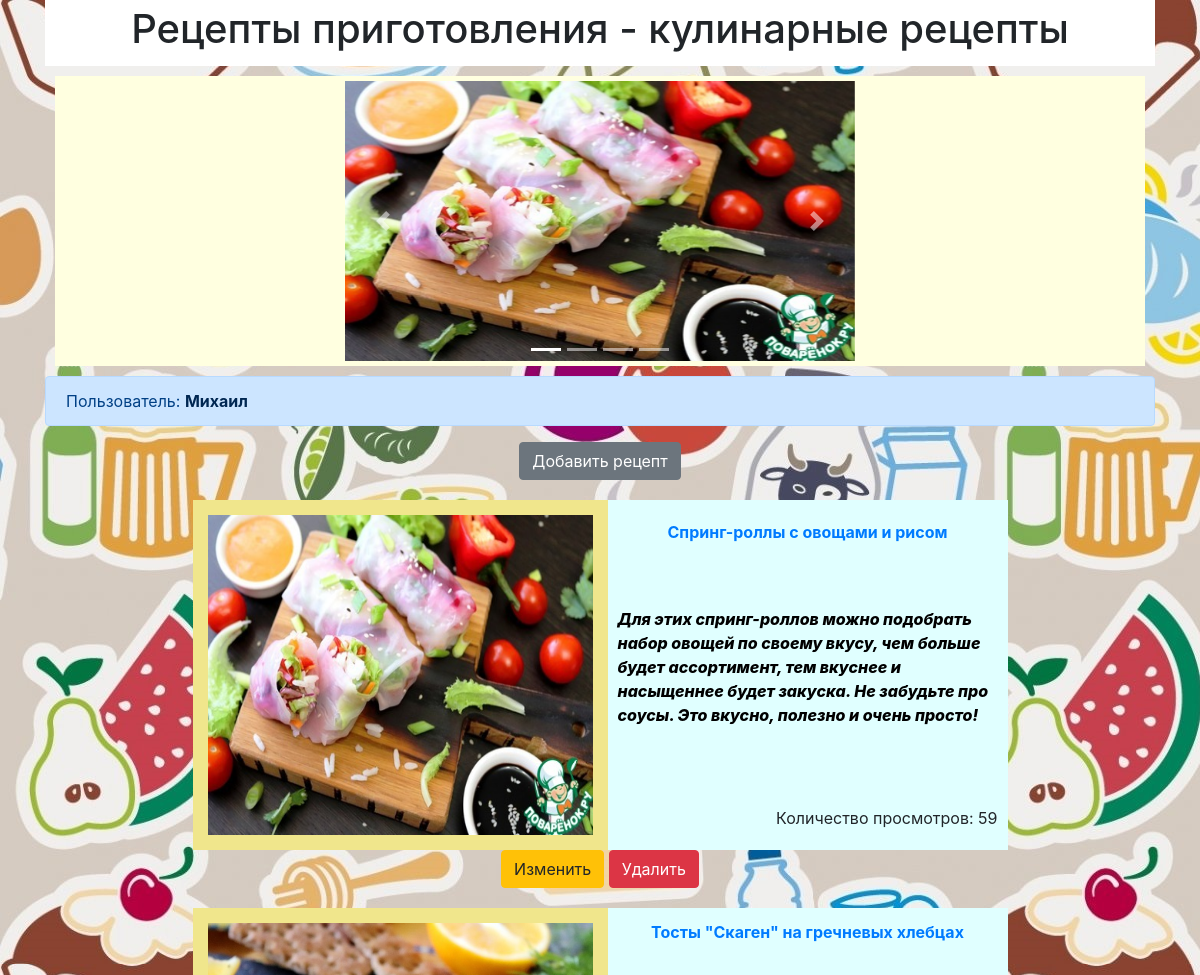
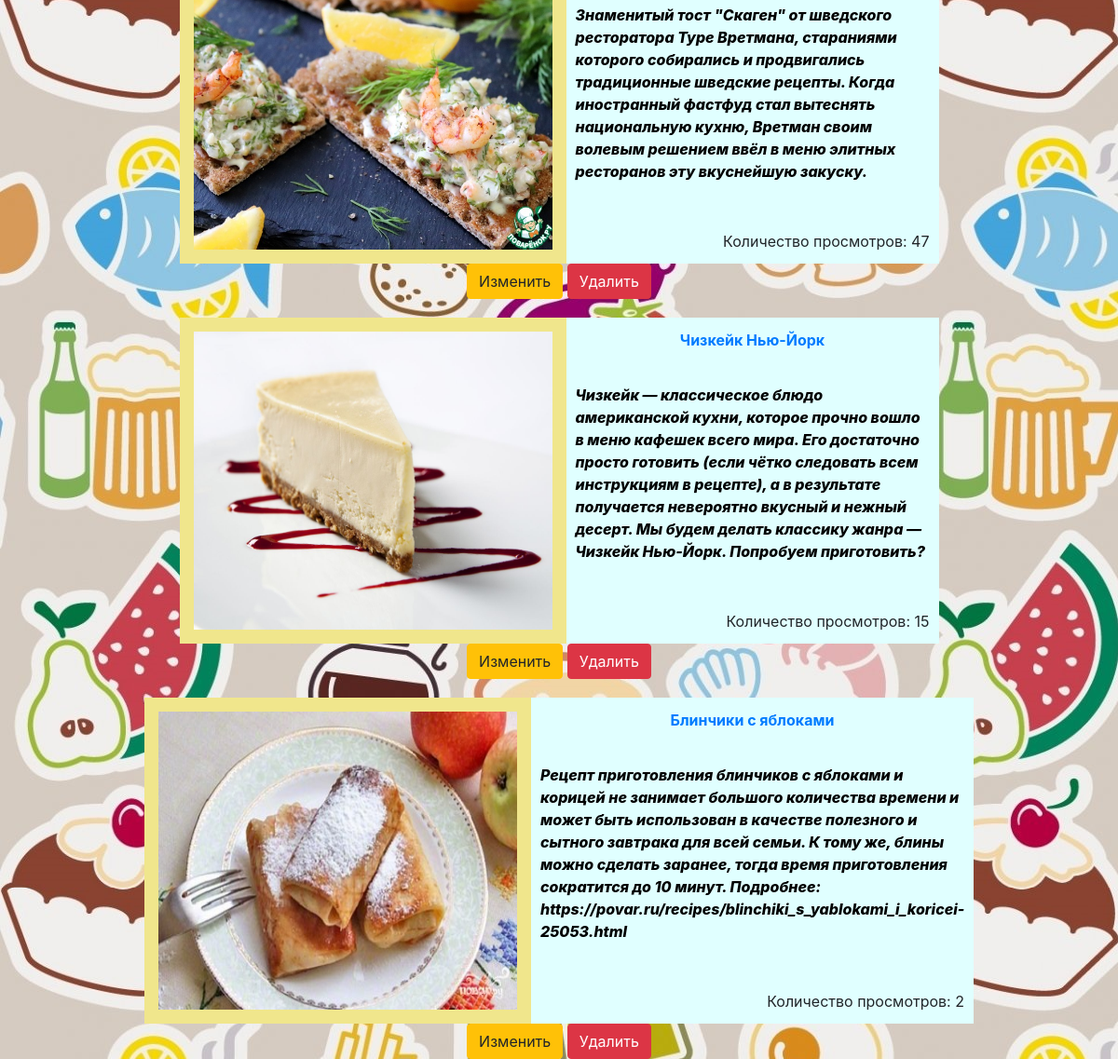
The page / (signed in) on the database its author committed (2 pictures, top to bottom).
### data/users.py (models this page shows, shortened)
class User(SqlAlchemyBase, UserMixin, SerializerMixin):
    __tablename__ = 'users'
    id = sqlalchemy.Column(sqlalchemy.Integer,
                           primary_key=True, autoincrement=True)
    surname = sqlalchemy.Column(sqlalchemy.String, nullable=True)
    name = sqlalchemy.Column(sqlalchemy.String, nullable=True)
    age = sqlalchemy.Column(sqlalchemy.String, nullable=True)
    birth = sqlalchemy.Column(sqlalchemy.String, nullable=True)
    email = sqlalchemy.Column(sqlalchemy.String,
                              index=True, unique=True, nullable=True)
    hashed_password = sqlalchemy.Column(sqlalchemy.String, nullable=True)
    modified_date  = sqlalchemy.Column(sqlalchemy.DateTime,
                                     default=datetime.datetime.now)
    city_from = sqlalchemy.Column(sqlalchemy.String, nullable=True)
    rec = orm.relation("Recipes", back_populates='user')

### data/recipes.py (models this page shows)
class Recipes(SqlAlchemyBase, SerializerMixin):
    __tablename__ = 'recipes'
    id = sqlalchemy.Column(sqlalchemy.Integer,
                           primary_key=True, autoincrement=True)
    personal_id = sqlalchemy.Column(sqlalchemy.Integer,
                                    sqlalchemy.ForeignKey("users.id"))
    name_recipe = sqlalchemy.Column(sqlalchemy.String, nullable=True)
    cooking_time = sqlalchemy.Column(sqlalchemy.String, nullable=True)
    start_date = sqlalchemy.Column(sqlalchemy.DateTime,
                                     default=datetime.datetime.now)
    end_date = sqlalchemy.Column(sqlalchemy.DateTime,
                                     default=datetime.datetime.now)
    ingredients = sqlalchemy.Column(sqlalchemy.String, nullable=True)
    about = sqlalchemy.Column(sqlalchemy.String, nullable=True)
    food = sqlalchemy.Column(sqlalchemy.String, nullable=True)
    name_photo = sqlalchemy.Column(sqlalchemy.String, nullable=True)
    category = sqlalchemy.Column(sqlalchemy.String, nullable=True)
    coeff_popular = sqlalchemy.Column(sqlalchemy.Integer, default=0)
    user = orm.relation('User')

### main.py (the view)
    @app.route("/")
    def index():
        len_data = len([x for x in db_sess.query(Recipes).all()])
        data = db_sess.query(Recipes).order_by(Recipes.coeff_popular)[::-1]
        val_1 = db_sess.query(Recipes).order_by(Recipes.coeff_popular)[::-1][0]
        return render_template("index.html", data=data, len_data=len_data, val_1=val_1)

### data/db_session.py (called while the page is built)
def create_session() -> Session:
    global __factory
    return __factory()

### main.py (called while the page is built)
@login_manager.user_loader
def load_user(user_id):
    db_sess = db_session.create_session()
    return db_sess.query(User).get(user_id)

### templates/index.html (shortened to what this page needs)
{% extends "base.html" %}
{% block content %}
<div class="text">
<h1>Рецепты приготовления - кулинарные рецепты</h1>
</div>
<div class="row" style="margin: 10px; border: 5px solid #FFFFE0; background: #FFFFE0">
    <div class="offset-md-3 col-md-6">
<div align="center" id="carouselExampleIndicators" class="carousel slide" data-bs-ride="carousel">
  <div class="carousel-indicators">
    <li type="button" data-bs-target="#carouselExampleIndicators" data-bs-slide-to="0" class="active"></li>
    {% for i in range(len_data - 1) %}
    <li type="button" data-bs-target="#carouselExampleIndicators" data-bs-slide-to="{{ i + 1 }}"></li>
    {% endfor %}
  </div>
  <div class="carousel-inner">
    <div class="carousel-item active">
      {% set url_path = "static/img_rec/" + val_1.name_photo %}
      <a href="/show/{{ val_1.id }}"><img src={{ url_path }} class="d-block w-100" height="280" text-align="center" alt="Изображение">
    </div>
  </div>
  <a class="carousel-control-prev" href="#carouselExampleIndicators" role="button" data-slide="prev">
    <span class="carousel-control-prev-icon" aria-hidden="true"></span>
  </a>
  <a class="carousel-control-next" href="#carouselExampleIndicators" role="button" data-slide="next">
    <span class="carousel-control-next-icon" aria-hidden="true"></span>
  </a>
</div>
</div>
</div>
{% if current_user.is_authenticated %}
            <div class="alert alert-primary" role="alert" >
              Пользователь: <a href="/logout" class="alert-link">{{ current_user.name }}</a>
            </div>
{% endif %}
{% if current_user.is_authenticated %}
<center>
    <a href="add_recipes" class="btn btn-secondary">Добавить рецепт</a>
</center>
{% endif %}
{% for item_rec in data %}
 <table>
   <colgroup>
     <col span="1" style="background:Khaki" width=400px>
     <col style="background-color:LightCyan" width=400px>
   </colgroup>
   <tr>
   {% set url_path = "static/img_rec/" + item_rec.name_photo %}
     <th rowspan="3" class="first"><img src={{ url_path }} alt="Изображение блюда" align="left" width="395"
     height="330" style="padding: 5px"/></th>
     <th><a href="/show/{{ item_rec.id }}" class="alert-link">{{ item_rec.name_recipe }}</a></th>
   </tr>
   <tr>
   <td>
     <p> {{ item_rec.about }} </p>
   </td>
   </tr>
   <tr>
   <td style="text-align:right">Количество просмотров: {{ item_rec.coeff_popular }}</td>
   </tr>
 </table>
 {% if current_user.id == 1 %}
     <div align="center">
         <a href="/edit_recipes/{{ item_rec.id }}" class="btn btn-warning">
             Изменить
         </a>
         <a href="/recipes_delete/{{ item_rec.id }}" class="btn btn-danger">
             Удалить
         </a>
     </div>
{% endif %}
{% endfor %}
{% endblock %}

### static/css/fon_web_1.css (style rules this page uses)
body { background-image: url(../img_3/fon4.jpg); background-repeat: repeat-y; }

### static/css/fon_text.css (style rules this page uses)
p { font-weight: 800; font-style: italic; color: rgb(0, 0, 0); }

### templates/index.html (style rules this page uses)
.text { text-align: center; background: #ffffff; border: 5px solid #ffffff; }
table { margin-left: auto; margin-right: auto; margin-top: 20px; }
td { padding: 10px; }
th { padding: 10px; text-align: center; }

### rows shown on the page
User: name "Михаил"
Recipes: shows a picture, name_recipe "Спринг-роллы с овощами и рисом", about "Для этих спринг-роллов можно подобрать набор овощей по своему вкусу, чем больше будет ассортимент, тем вкуснее и насыщеннее будет закуска. Не забудьте про соусы. Это вкусно, полезно и очень просто!", coeff_popular "59"
Recipes: shows a picture, name_recipe "Тосты \"Скаген\" на гречневых хлебцах", about "Знаменитый тост \"Скаген\" от шведского ресторатора Туре Вретмана, стараниями которого собирались и продвигались традиционные шведские рецепты. Когда иностранный фастфуд стал вытеснять национальную кухню, Вретман своим волевым решением ввёл в меню элитных ресторанов эту вкуснейшую закуску.", coeff_popular "47"
Recipes: shows a picture, name_recipe "Чизкейк Нью-Йорк", about "Чизкейк — классическое блюдо американской кухни, которое прочно вошло в меню кафешек всего мира. Его достаточно просто готовить (если чётко следовать всем инструкциям в рецепте), а в результате получается невероятно вкусный и нежный десерт. Мы будем делать классику жанра — Чизкейк Нью-Йорк. Попробуем приготовить?", coeff_popular "15"
Recipes: shows a picture, name_recipe "Блинчики с яблоками", about "Рецепт приготовления блинчиков с яблоками и корицей не занимает большого количества времени и может быть использован в качестве полезного и сытного завтрака для всей семьи. К тому же, блины можно сделать заранее, тогда время приготовления сократится до 10 минут. Подробнее: https://povar.ru/recipes/blinchiki_s_yablokami_i_koricei-25053.html", coeff_popular "2"
